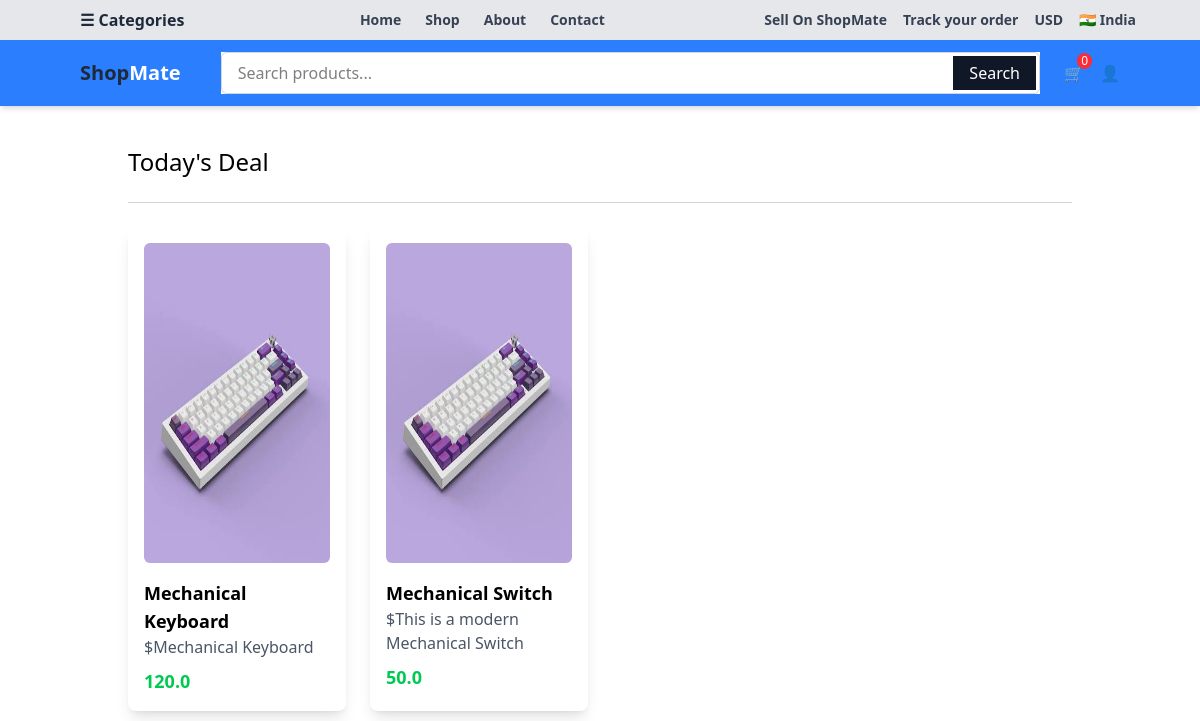
/, run on an earlier commit of the app's database.
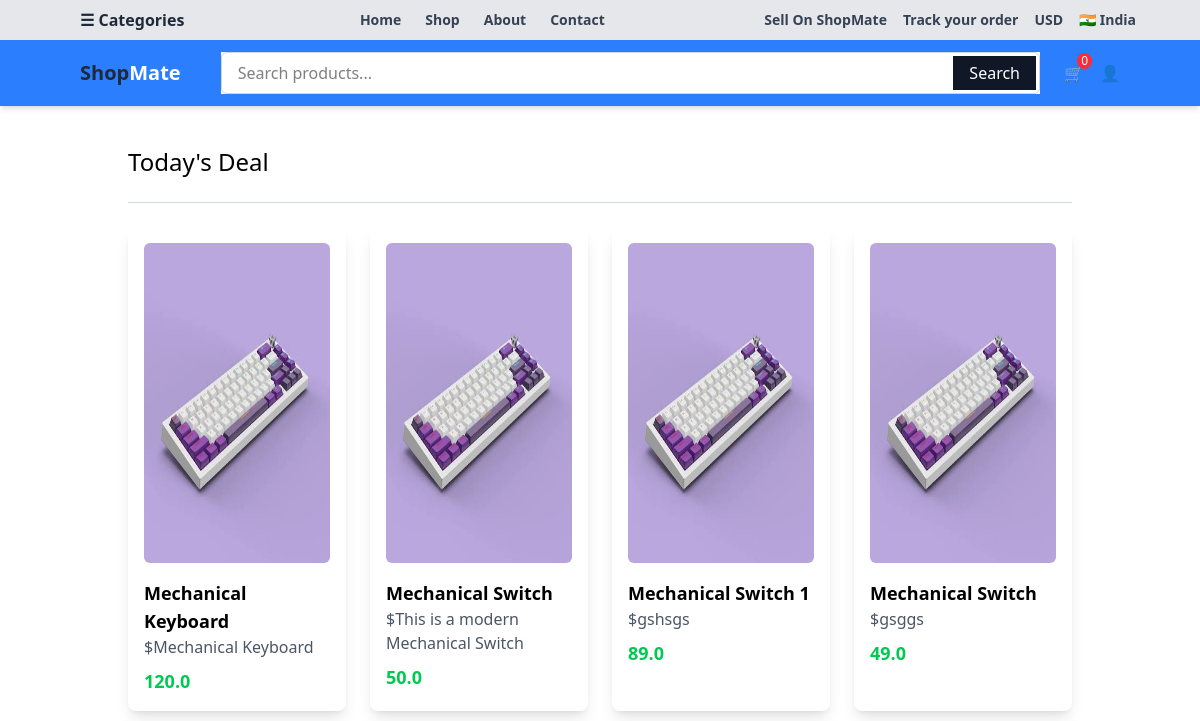
And on a later commit of the database.
### myapp/models.py (models this page shows, shortened)
class Product(models.Model):
    def get_absolute_url(self):
        return reverse('detail',args=[self.slug])
    name = models.CharField(max_length=100)
    price = models.FloatField()
    description = models.TextField()
    images = models.ImageField(upload_to='images/')
    slug = models.SlugField(unique=True,blank=True)
    stock = models.IntegerField()
    active = models.BooleanField()

### myapp/views.py (the view)
# urls.py: path('', views.index, name='index'),
def index(request):
    products = Product.objects.all()
    return render(request, 'myapp/index.html', {'products':products})

### cart/cart.py (called while the page is built)
    def __len__(self):
        return sum ( int(item['qty']) for item in self.cart.values() )

### cart/context_processors.py (called while the page is built)
def cart(request):
    return {'cart':Cart(request)}

### myapp/templates/myapp/index.html (shortened to what this page needs)
{% extends 'myapp/base.html' %}
{% block body %}
<div>
    <h1 class="text-2xl px-32 pt-10">Today's Deal</h1>
    <div class="px-32 ">
        <hr class="border-t my-6 border-gray-300"/>
    </div>
    <div class="grid grid-cols-4 px-32 gap-6">
        {% for product in products %}
        <div class="rounded-lg shadow-lg p-4">
            <img class="rounded-md mb-4 w-80 h-80  mx-auto" src="{{product.images.url}}" />
            <a class="text-lg font-semibold" href="{{product.get_absolute_url}}">{{product.name}}</a>
            <p class="text-gray-600">${{product.description}}</p>
            <p class="text-green-500 font-bold mt-2 text-lg">{{product.price}}</p>
        </div>
        {% endfor %}
    </div>
</div>
{% endblock %}

What changed in the data, as far as the page shows it:
added Product: images (picture), name "Mechanical Switch 1", description "gshsgs", price "89.0"
added Product: images (picture), name "Mechanical Switch", description "gsggs", price "49.0"
